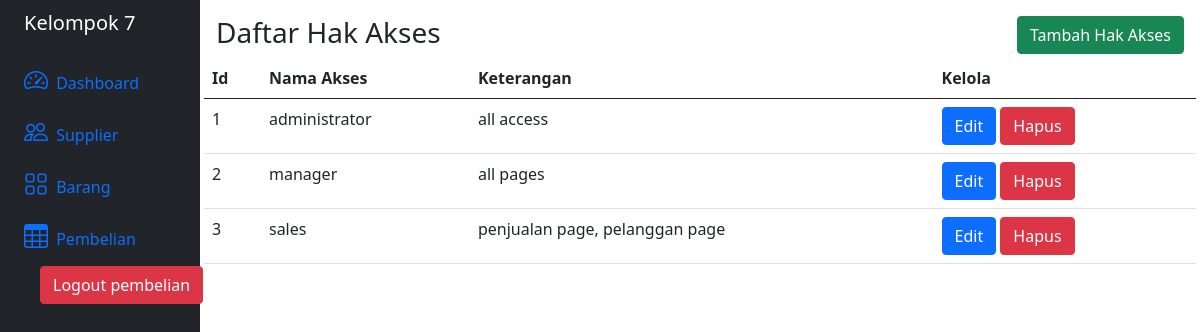
Screenshot of /hak-akses/index.php (signed in) with the database file from the repository.
### tables this page shows
CREATE TABLE `HakAkses` (
  `idAkses` int(11) NOT NULL AUTO_INCREMENT,
  `NamaAkses` varchar(16) NOT NULL,
  `Keterangan` varchar(128) NOT NULL,
  PRIMARY KEY (`idAkses`)
);

### class/HakAkses.php (called while the page is built, shortened)
<?php
  class HakAkses
  {
    private $conn;
    public function __construct(\PDO $database) {
      $this->conn = $database;
    }
    function daftarHakAkses() {
      $query = "SELECT * FROM HakAkses ORDER BY idAkses ASC";
      $prepareDB = $this->conn->prepare($query);
      $prepareDB->execute();
      $daftarHakAkses = $prepareDB->fetchAll();
      return $daftarHakAkses;
    }
  }
?>

### hak-akses/index.php (the view, shortened to what this page needs)
<?php
  include "../class/config.php";
  include "../class/HakAkses.php";
  $hakAkses = new HakAkses($database);
  $daftarHakAkses = $hakAkses->daftarHakAkses();
?>
<!DOCTYPE html>
<html lang="en">
  <head>
    <link href="https://cdn.jsdelivr.net/npm/bootstrap@5.0.2/dist/css/bootstrap.min.css" rel="stylesheet">
    <link rel="stylesheet" href="https://cdn.jsdelivr.net/npm/bootstrap-icons@1.11.3/font/bootstrap-icons.min.css">
  </head>
  <body>
    <div class="container-fluid">
      <div class="row flex-nowrap">
        <div class="col-auto col-md-2 col-xl-2 px-sm-2 px-0 bg-dark">
          <?php
            include "../view/sidebar.php";
          ?>
        </div>
        <div class="col p-3">
          <div class="row">
            <div class="col-6">
              <h3>Daftar Hak Akses</h3>
            </div>
            <div class="col-6 text-end">
              <a href="tambah.php"><button type="button" class="btn btn-success">Tambah Hak Akses</button></a>
            </div>
          </div>
          <div class="row">
            <table class="table">
              <thead>
                <th scope="col">Id</th>
                <th scope="col">Nama Akses</th>
                <th scope="col">Keterangan</th>
                <th scope="col">Kelola</th>
              </thead>
              <tbody>
                <?php
                  if (!empty($daftarHakAkses)) {
                    foreach ($daftarHakAkses as $key => $value) {
                      echo "<tr>";
                      echo "<td>".$value['idAkses']."</td>";
                      echo "<td>".$value['NamaAkses']."</td>";
                      echo "<td>".$value['Keterangan']."</td>";
                      echo ('<td><form action="../controller/HakAkses.php" method="post"><input type="text" name="action" class="form-control d-none" id="action" aria-describedby="action" value="delete"><input type="text" name="id_akses" class="form-control d-none" id="id-akses" aria-describedby="id-akses" value="'.$value['idAkses'].'"><a href="edit.php?idAkses='.$value['idAkses'].'"><button type="button" class="btn btn-primary">Edit</button></a><span> </span><button type="submit" class="btn btn-danger">Hapus</button></form>');
                      echo "</tr>";
                    }
                  } else {
                    echo "<tr>";
                    echo "<td>No items to display.</td>";
                    echo "</tr>";
                  }
                ?>
              </tbody>
            </table>
          </div>
        </div>
      </div>
    </div>
  </body>
</html>

### rows the page displays
hakakses: idAkses "1", NamaAkses "administrator", Keterangan "all access"
hakakses: idAkses "2", NamaAkses "manager", Keterangan "all pages"
hakakses: idAkses "3", NamaAkses "sales", Keterangan "penjualan page, pelanggan page"

### other values shown
$_SESSION["NamaPengguna"] "pembelian"
